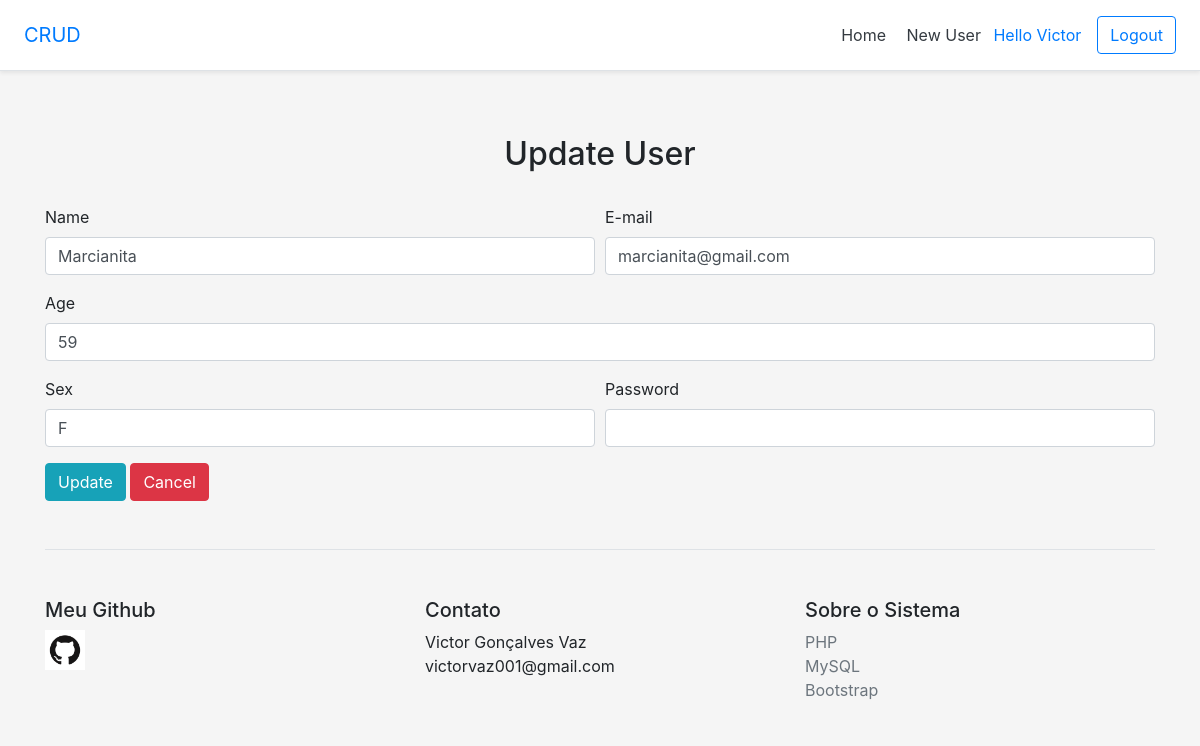
The page /updateuser.php?id=18 (signed in) on the database its author committed.
### tables this page shows
CREATE TABLE `aluno` (
  `id` int NOT NULL AUTO_INCREMENT,
  `nome` varchar(50) DEFAULT NULL,
  `email` varchar(50) DEFAULT NULL,
  `idade` int DEFAULT NULL,
  `sexo` char(1) DEFAULT NULL,
  `senha` varchar(32) DEFAULT NULL,
  PRIMARY KEY (`id`)
);

### updateuser.php (the view, shortened to what this page needs)
<?php
require 'config.php';
if(isset($_GET["id"]) && !empty($_GET["id"])){
    $id = addslashes($_GET["id"]);
    $sql = "SELECT * FROM aluno WHERE id = '$id'";
    $sql = $pdo->query($sql);
    if($sql->rowCount() > 0){
      $dado = $sql->fetch();
    } else {
      header("Location: index.php");
    }
}
?>
<!DOCTYPE html>
<html>
<head>
	<link rel="stylesheet" href="https://stackpath.bootstrapcdn.com/bootstrap/4.5.2/css/bootstrap.min.css">
</head>
<body style="background-color: #f5f5f5;">
   <div class="d-flex flex-column flex-md-row align-items-center p-3 px-md-4 mb-3 bg-white border-bottom shadow-sm">
  <h5 class="my-0 mr-md-auto font-weight-normal"><a href="index.php"
    style="text-decoration: none;">CRUD</h5></a>
  <nav class="my-2 my-md-0 mr-md-3">
    <a class="p-2 text-dark" href="index.php">Home</a>
    <a class="p-2 text-dark" href="adduser.php">New User</a>
    <?php
    if(isset($_SESSION["id"]) && !empty($_SESSION["id"])){
      $nome = $_SESSION["nome"];
      echo '<a href="index.php"> Hello '.$nome.'</a>';
    } else {
      header("Location: login.php");
    }
    ?>
  </nav>
 <a class="btn btn-outline-primary" href="logout.php">Logout</a>
</div>
	<div class=container>
		<div class="pricing-header px-3 py-3 pt-md-5 pb-md-4 mx-auto text-center">
  <h2 class="display-5">Update User</h2>
</div>
	<form method="POST">
  <div class="form-row">
    <div class="form-group col-md-6">
      <label for="nome">Name</label>
      <input type="text" class="form-control" name="nome" value="<?php echo $dado["nome"]; ?>">
    </div>
    <div class="form-group col-md-6">
      <label for="email">E-mail</label>
      <input type="email" class="form-control" name="email" value="<?php echo $dado["email"]; ?>">
    </div>
  </div>
  <div class="form-group">
    <label for="idade">Age</label>
    <input type="number" class="form-control" name="idade" value="<?php echo $dado["idade"]; ?>">
  </div>
  <div class="form-row">
    <div class="form-group col-md-6">
      <label for="sexo">Sex</label>
      <input type="sexo" class="form-control" name="sexo" value="<?php echo $dado["sexo"]; ?>">
    </div>
    <div class="form-group col-md-6">
      <label for="senha">Password</label>
      <input type="password" class="form-control" name="senha" maxlength="10" required>
    </div>
  </div>
  <button type="submit" class="btn btn-info">Update</button>
   <a type="submit" class="btn btn-danger" href="index.php">Cancel</a>
</form>
	<footer class="pt-4 my-md-5 pt-md-5 border-top">
    <div class="row">
      <div class="col-6 col-md">
      	<h5>Meu Github</h5>
        <a href="https://github.com/victorvaz001/ProjetosPHP" target="_blank"><img class="mb-2" src="GitHub-Mark.png" alt="" width="40" height="40"></a>
      </div>
      <div class="col-6 col-md">
        <h5>Contato</h5>
        <ul class="list-unstyled text-small">
          <li><p>Victor Gonçalves Vaz<br/>victorvaz001@gmail.com</p></li>
        </ul>
      </div>
      <div class="col-6 col-md">
        <h5>Sobre o Sistema</h5>
        <ul class="list-unstyled text-small">
          <li><a class="text-muted" href="https://www.php.net/" target="_blank">PHP</a></li>
          <li><a class="text-muted" href="https://www.mysql.com/" target="_blank">MySQL</a></li>
          <li><a class="text-muted" href="https://getbootstrap.com/" target="_blank">Bootstrap</a></li>
        </ul>
      </div>
    </div>
  </footer>
	</div>
</body>
</html>

### rows shown on the page
aluno: nome "Marcianita", email "marcianita@gmail.com", idade "59", sexo "F"

### other values the page prints
$nome "Victor"
